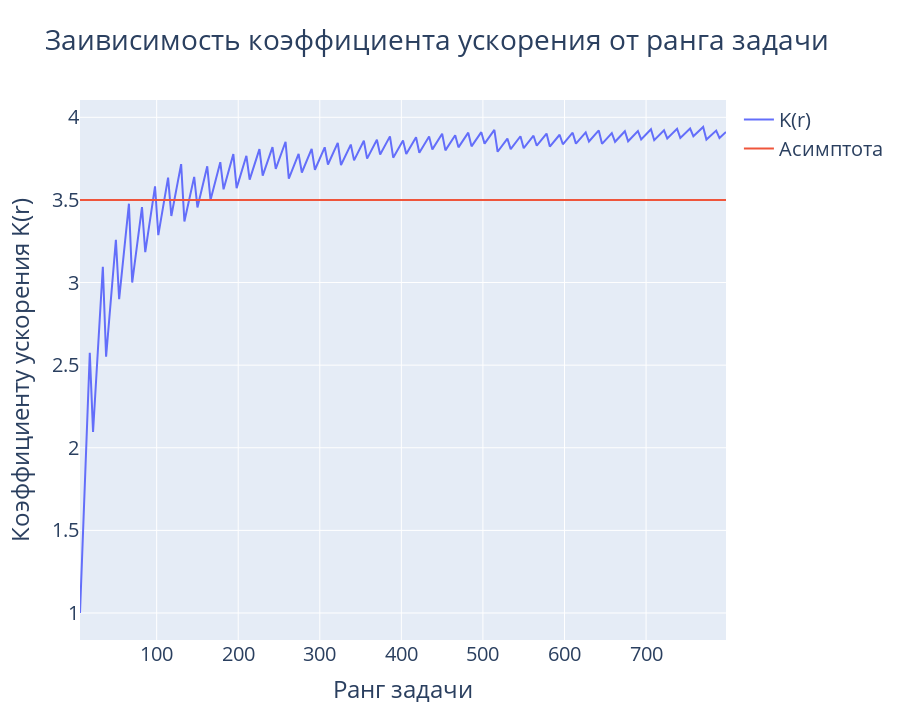

Notebook cell for this chart:
### Markdown cell above
## Acceleration coeff on rank

### Code cell
x = []
y = []
ranks = []
for i in range(1, 200):
    matrix = MatrixPU(config={'p': 1, 'q': 1, 'm': i, 'PROCS_ELEMS': 4})
    report = matrix.report
    x.append(report['rank'])
    y.append(round(report['acceleration_coeff'], 5))
fig = go.Figure()
fig.add_trace(
    go.Scatter(x=x, y=y, name='K(r)',
               text=[f'r = {x}, K(r) = {y}' for x, y in zip(x, y)])
)
fig.update_layout(title='Заивисимость коэффициента ускорения от ранга задачи',
                  font=dict(size=20),
                  xaxis_title='Ранг задачи',
                  yaxis_title='Коэффициенту ускорения K(r)',
                  showlegend=True, height=720)
fig.show()

### Figure 1 — Plotly figure (JSON) as saved in the notebook; plotly's stock layout.template omitted (floating-point values rounded to 4 significant figures; data arrays with more than 128 entries replaced by an {"elided": "..."} marker saying what was removed)
{"data": [{"name": "K(r)", "text": {"elided": "199 str values"}, "type": "scatter", "x": {"elided": "199 int values"}, "y": {"elided": "199 float values"}}, {"mode": "lines", "name": "Асимптота", "type": "scatter", "x": [6, 798], "y": [3.5, 3.5]}], "layout": {"font": {"size": 20}, "height": 720, "showlegend": true, "title": {"text": "Заивисимость коэффициента ускорения от ранга задачи"}, "xaxis": {"title": {"text": "Ранг задачи"}}, "yaxis": {"title": {"text": "Коэффициенту ускорения K(r)"}}}}
